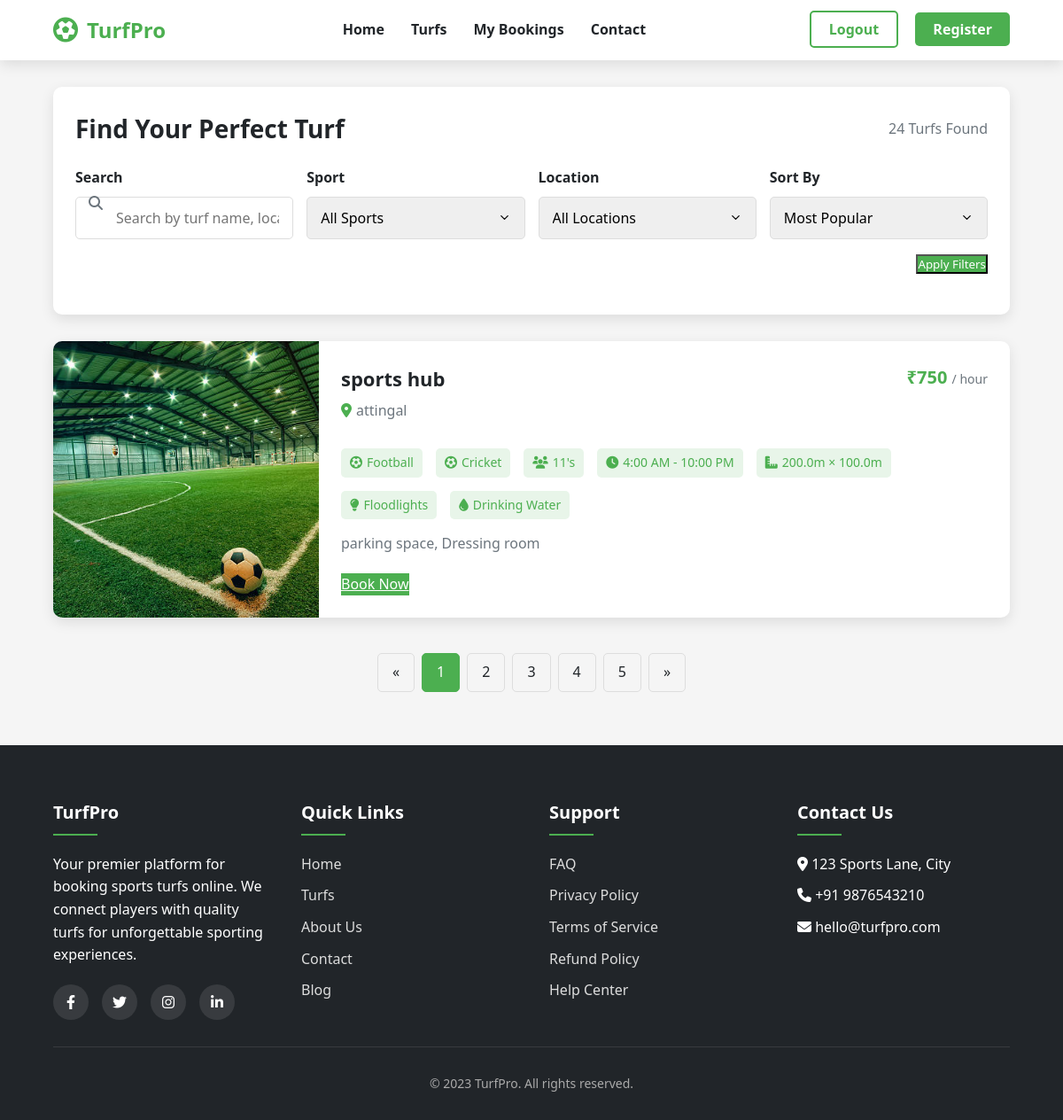
Page /turfs/ (signed in) on the earlier database version.
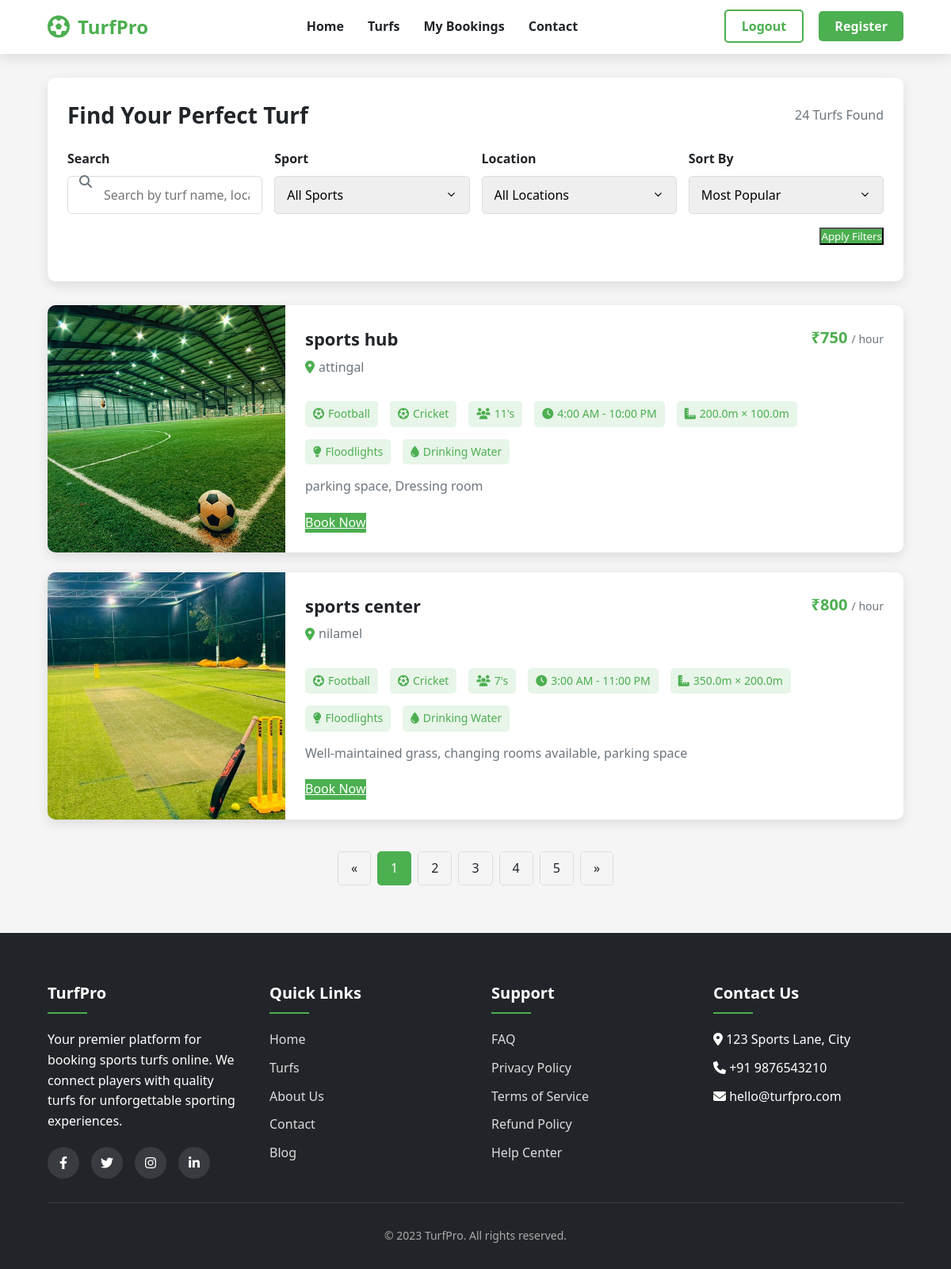
Same page on the later database version.
### Turfapp/models.py (models this page shows, shortened)
class Turf_details(models.Model):
    owner = models.ForeignKey(CustomUser, on_delete=models.CASCADE, related_name='turf')
    name = models.CharField(max_length=20,unique='true')
    location = models.CharField(max_length=50)
    price = models.CharField(max_length=5)
    opening_time = models.TimeField(null=True, blank=True)
    closing_time = models.TimeField(null=True, blank=True)
    sport_types = models.ManyToManyField(SportType, related_name='turf')
    image = models.ImageField(upload_to='turf_images/', null=True, blank=True)
    length = models.FloatField(null=True, blank=True)
    width = models.FloatField(null=True, blank=True)
    has_floodlight = models.BooleanField(default=False)
    has_drinking_water = models.BooleanField(default=False)
    is_approved = models.BooleanField(default=False)
    PLAYER_CAPACITY_CHOICES = [
        ('5', "5's"),
        ('7', "7's"),
        ('11', "11's"),
    ]
    player_capacity = models.CharField(
        max_length=2,
        choices=PLAYER_CAPACITY_CHOICES,
        null=True,
        blank=True
    )
    extra_features = models.TextField(
        null=True,
        blank=True,
        help_text="Any other features not listed above"
    )
    STATUS_CHOICES =[('enabled','Enabled'),('disabled','Disabled')]
    status = models.CharField(max_length=10,choices=STATUS_CHOICES,default='enabled')

class SportType(models.Model):
    name = models.CharField(max_length=20, unique=True)

### Turfapp/views.py (the view)
# urls.py: path("turfs/",views.Turfs,name="turfs"),
@login_required
def Turfs(request):
    turfs = Turf_details.objects.filter(status='enabled')
    return render(request,"turf.html",{'turfs':turfs})

### Turfapp/templates/turf.html (shortened to what this page needs)
<!DOCTYPE html>
<html lang="en">
<head>
    <link rel="stylesheet" href="https://cdnjs.cloudflare.com/ajax/libs/font-awesome/6.4.0/css/all.min.css">
</head>
<body>
    <header>
        <nav class="navbar">
            <a href="index.html" class="logo">
                <i class="fas fa-futbol"></i>
                TurfPro
            </a>
            <ul class="nav-links">
                <li><a href="{% url 'home' %}">Home</a></li>
                <li><a href="{% url 'turfs' %}" class="active">Turfs</a></li>
                <li><a href="{% url 'player_booking' %}">My Bookings</a></li>
                <li><a href="contact.html">Contact</a></li>
            </ul>
            <div class="nav-buttons">
                <a href="{% url 'logout' %}" class="btn btn-outline">Logout</a>
                <a href="register.html" class="btn btn-solid">Register</a>
            </div>
        </nav>
    </header>
    <div class="main-container">
        <section class="search-section">
            <div class="search-header">
                <h1>Find Your Perfect Turf</h1>
                <div class="results-count">24 Turfs Found</div>
            </div>
            <div class="search-filters">
                <div class="filter-group search-box">
                    <label for="search">Search</label>
                    <input type="text" id="search" placeholder="Search by turf name, location...">
                    <i class="fas fa-search"></i>
                </div>
                <div class="filter-group">
                    <label for="sport">Sport</label>
                    <select id="sport" class="filter-control">
                        <option value="">All Sports</option>
                    </select>
                </div>
                <div class="filter-group">
                    <label for="location">Location</label>
                    <select id="location" class="filter-control">
                        <option value="">All Locations</option>
                    </select>
                </div>
                <div class="filter-group">
                    <label for="sort">Sort By</label>
                    <select id="sort" class="filter-control">
                        <option value="popular">Most Popular</option>
                    </select>
                </div>
                <div class="apply-filters">
                    <button class="btn btn-solid">Apply Filters</button>
                </div>
            </div>
        </section>
        <section class="turf-list">
            {% for turf in turfs %}
            <div class="turf-card">
                <div class="turf-image">
                    {% if turf.image %}
                    <img src="{{ turf.image.url }}" alt="{{ turf.name }}">
                    {% else %}
                    <img src="https://via.placeholder.com/300x200?text=No+Image" alt="No image available">
                    {% endif %}
                </div>
                <div class="turf-details">
                    <div class="turf-header">
                        <div class="turf-title">
                            <h2>{{ turf.name }}</h2>
                            <div class="turf-location">
                                <i class="fas fa-map-marker-alt"></i> {{ turf.location }}
                            </div>
                        </div>
                        <div class="turf-price">
                            ₹{{ turf.price }} <span>/ hour</span>
                        </div>
                    </div>
                    <div class="turf-features">
                        {% for sport_type in turf.sport_types.all %}
                        <div class="feature-badge">
                            <i class="fas fa-futbol"></i> {{ sport_type.name }}
                        </div>
                        {% endfor %}
                        {% if turf.player_capacity %}
                        <div class="feature-badge">
                            <i class="fas fa-users"></i> {{ turf.get_player_capacity_display }}
                        </div>
                        {% endif %}
                        {% if turf.opening_time and turf.closing_time %}
                        <div class="feature-badge">
                            <i class="fas fa-clock"></i> {{ turf.opening_time|time:"g:i A" }} - {{turf.closing_time|time:"g:i A" }}
                        </div>
                        {% endif %}
                        {% if turf.length and turf.width %}
                        <div class="feature-badge">
                            <i class="fas fa-ruler-combined"></i> {{ turf.length }}m × {{ turf.width }}m
                        </div>
                        {% endif %}
                        {% if turf.has_floodlight %}
                        <div class="feature-badge">
                            <i class="fas fa-lightbulb"></i> Floodlights
                        </div>
                        {% endif %}
                        {% if turf.has_drinking_water %}
                        <div class="feature-badge">
                            <i class="fas fa-tint"></i> Drinking Water
                        </div>
                        {% endif %}
                    </div>
                    {% if turf.extra_features %}
                    <div class="turf-description">
                        {{ turf.extra_features }}
                    </div>
                    {% endif %}
                    <div class="turf-footer">
                        <a href="{% url 'turf_booking' turf.id %}" class="btn btn-solid">Book Now</a>
                    </div>
                </div>
            </div>
            {% endfor %}
        </section>
        <div class="pagination">
            <a href="#">&laquo;</a>
            <a href="#" class="active">1</a>
            <a href="#">2</a>
            <a href="#">3</a>
            <a href="#">4</a>
            <a href="#">5</a>
            <a href="#">&raquo;</a>
        </div>
    </div>
    <footer>
        <div class="footer-content">
            <div class="footer-column">
                <h3>TurfPro</h3>
                <p>Your premier platform for booking sports turfs online. We connect players with quality turfs for
                    unforgettable sporting experiences.</p>
                <div class="social-links">
                    <a href="#"><i class="fab fa-facebook-f"></i></a>
                    <a href="#"><i class="fab fa-twitter"></i></a>
                    <a href="#"><i class="fab fa-instagram"></i></a>
                    <a href="#"><i class="fab fa-linkedin-in"></i></a>
                </div>
            </div>
            <div class="footer-column">
                <h3>Quick Links</h3>
                <ul>
                    <li><a href="index.html">Home</a></li>
                    <li><a href="turfs.html">Turfs</a></li>
                    <li><a href="about.html">About Us</a></li>
                    <li><a href="contact.html">Contact</a></li>
                    <li><a href="blog.html">Blog</a></li>
                </ul>
            </div>
            <div class="footer-column">
                <h3>Support</h3>
                <ul>
                    <li><a href="faq.html">FAQ</a></li>
                    <li><a href="privacy.html">Privacy Policy</a></li>
                    <li><a href="terms.html">Terms of Service</a></li>
                    <li><a href="refund.html">Refund Policy</a></li>
                    <li><a href="help.html">Help Center</a></li>
                </ul>
            </div>
            <div class="footer-column">
                <h3>Contact Us</h3>
                <ul>
                    <li><i class="fas fa-map-marker-alt"></i> 123 Sports Lane, City</li>
                    <li><i class="fas fa-phone"></i> +91 9876543210</li>
                    <li><i class="fas fa-envelope"></i> hello@turfpro.com</li>
                </ul>
            </div>
        </div>
        <div class="copyright">
            <p>&copy; 2023 TurfPro. All rights reserved.</p>
        </div>
    </footer>
</body>
</html>

Differences in the rows shown:
added Turf_details: image (picture), name "sports center", location "nilamel", price "800", player_capacity "7's", opening_time "3:00 AM", closing_time "11:00 PM", length "350.0", width "200.0", has_floodlight True (drawn), has_drinking_water True (drawn), extra_features "Well-maintained grass, changing rooms available, parking space", SportType (name "Football"), SportType (name "Cricket")
